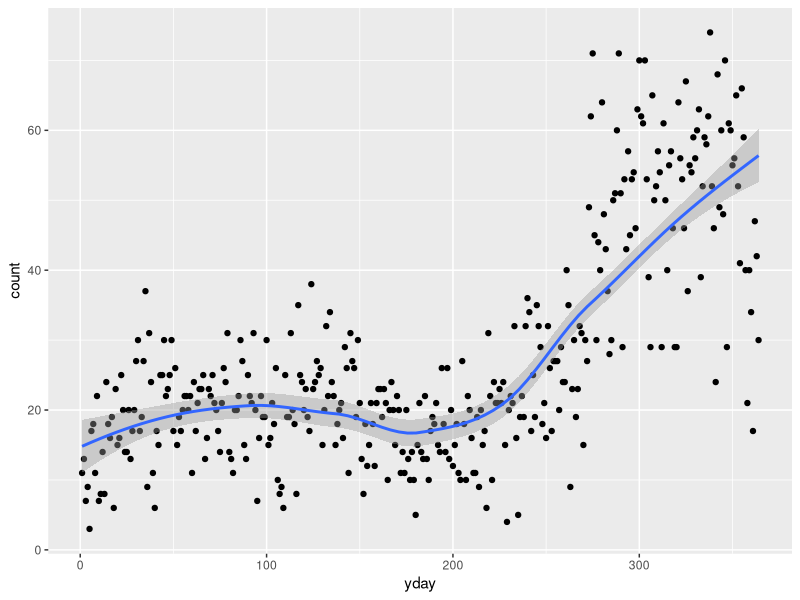
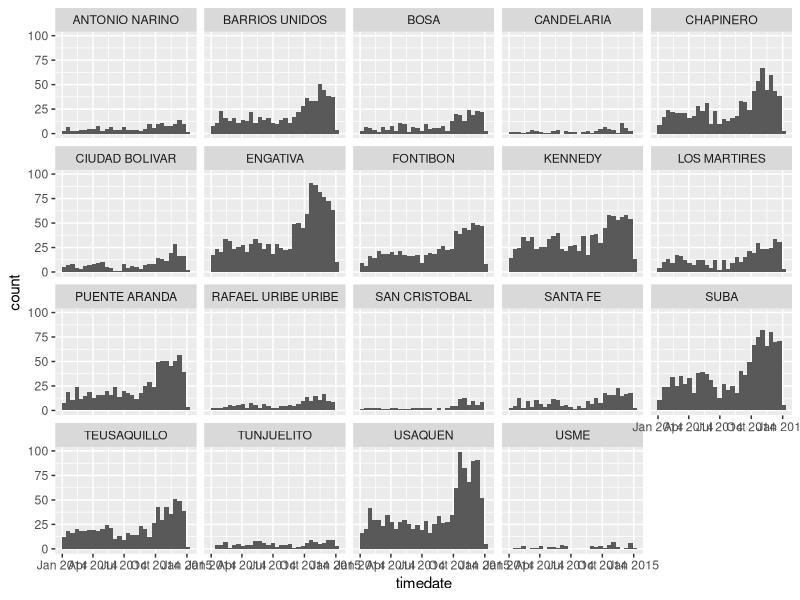
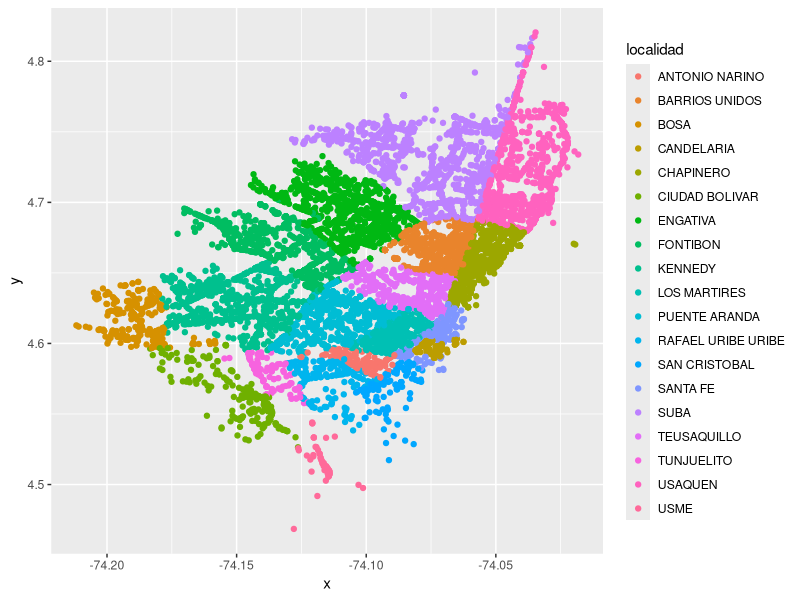
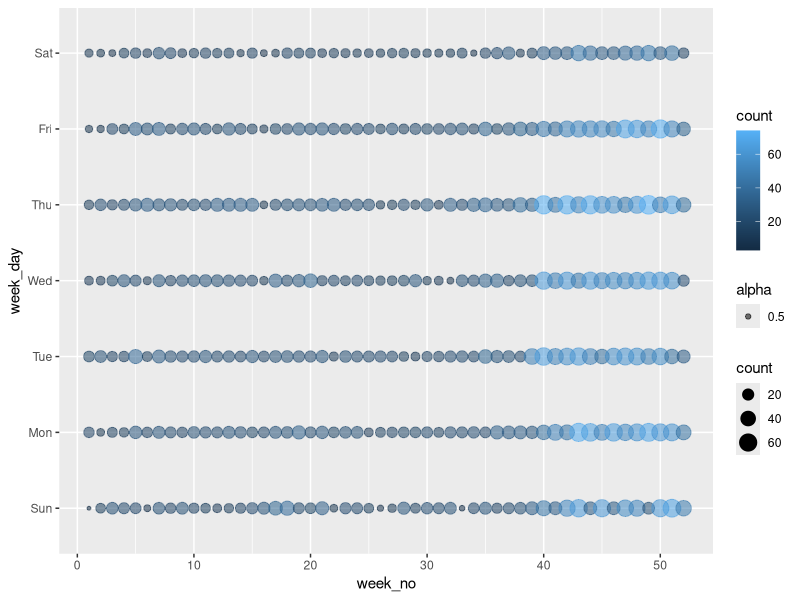
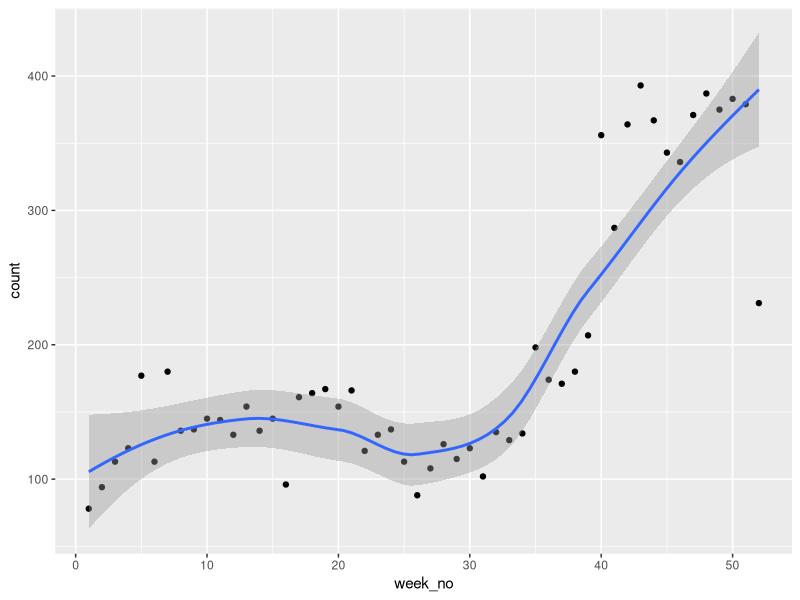
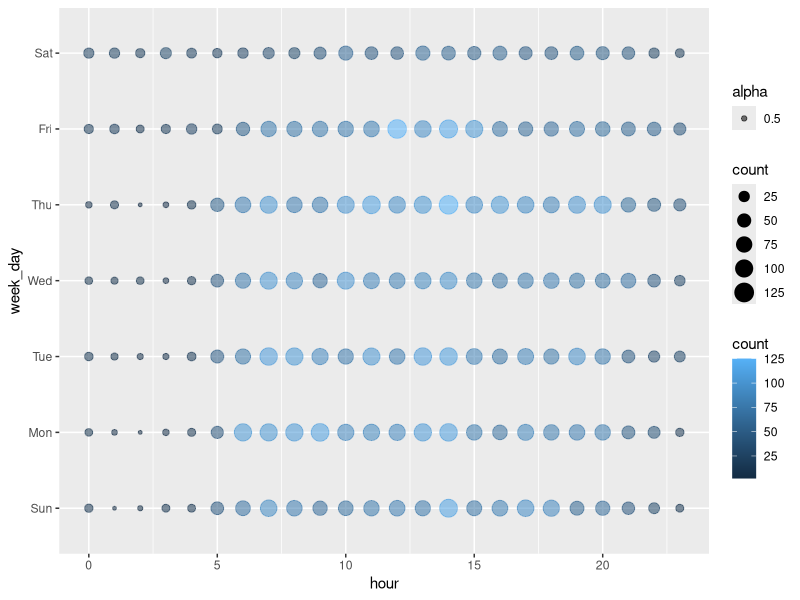
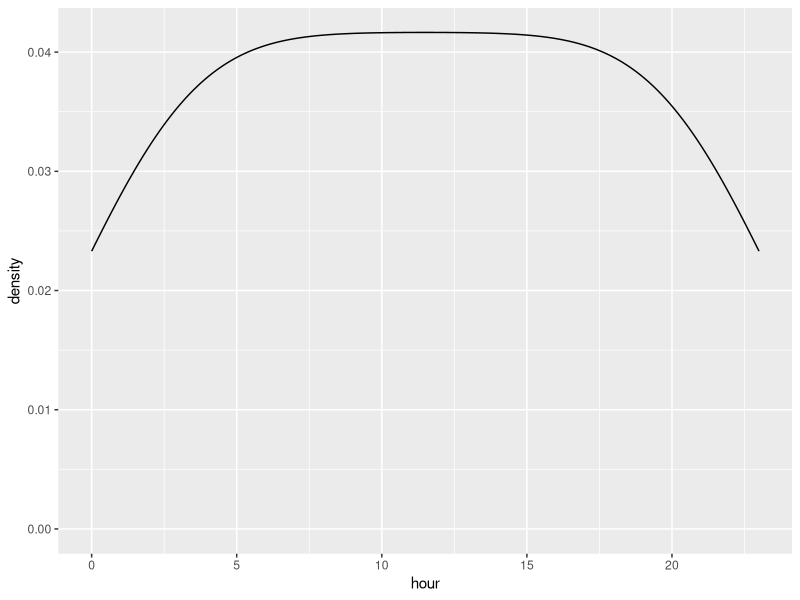
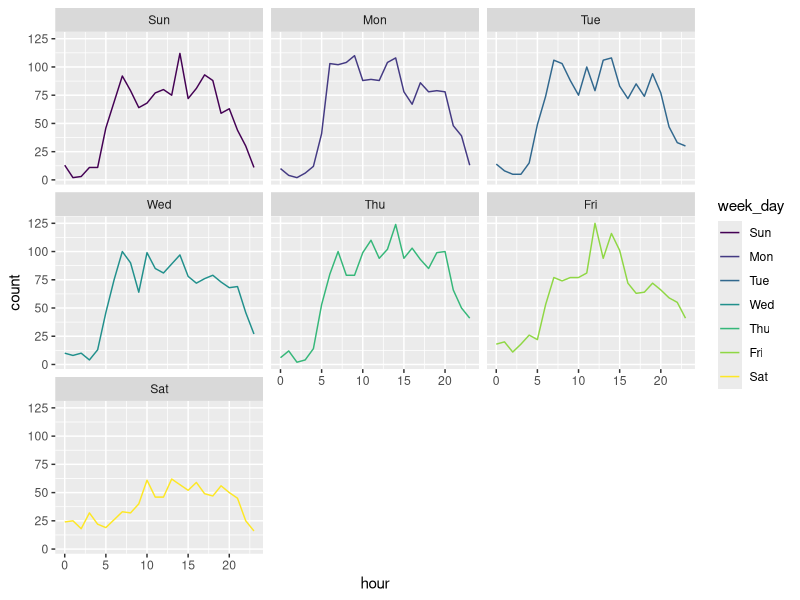

Recreate these plots in R, in order.
## ---- chunk 1
library(tidyverse)
library(lubridate)
## ---- chunk 2
accidents_raw <- read_csv("data/Car_Accidents_2014_Bogota.csv")
accidents_raw

# Odd to have exactly 10000 rows, if the dataset is supposed to be complete
## ---- chunk 3
# The data is for one year (2014). If we want to filter by month (etc), need a `month` variable first. Choose to use **lubridate** (because we have `timedate`). Could instead `separate()` the `fecha_ocurrencia` (and) and `hora_occurencia` (time) fields into components, but there are 9 rows where `hora_occurencia` says "1899-12-30" (instead of 00:00:00, that `timedate` says), and we'd have to filter/edit those

accidents <- accidents_raw %>%
    filter(year(timedate) == 2014)            # 18 rows from 2013 filtered out

accidents                                     # (9982 rows x 13 cols)
## ---- chunk 4
# Just to get a sense of what's going on

accidents %>% count(the_geom)            # 6924 rows (not unique, some accidents at same x&y)
accidents %>% count(the_geom) %>% count(n)  # 21 rows (1 to 22, without 18)
accidents %>% count(cartodb_id)          # 9982 rows (unique)
accidents %>% count(codigo_accidente)    # 9982 rows (unique). Seem to be 5e+05 or 4e+06
accidents %>% count(month(timedate))     # 12 rows. `n` is 485-1584. Higher in Oct/Nov/Dec
accidents %>% count(hour(timedate))      # 24 rows. `n` is 51-722 (2am, 2pm)
accidents %>% count(gravedad)            # 3 rows. "CON HERIDOS", "CON MUERTOS", "SOLO DANOS"
accidents %>% count(objectid)            # 9982 rows (unique)
accidents %>% count(localidad)           # 19 rows. `n` is 52-1177
accidents %>% count(municipio)           # 1 row ("BOGOTA"). `n` is 9982 --> IGNORE
accidents %>% count(clase)               # 7 rows. `n` is 1 ("INCENDIO") to 8502 ("CHOQUE")
## ---- chunk 5
accidents <- accidents %>%
  mutate(week_no = week(timedate), week_day = wday(timedate, label = TRUE))

#1
accidents %>%
  group_by(yday = yday(timedate)) %>%
  summarise(count = n()) %>%
  ggplot(aes(yday, count)) +                           # 'day of the year' (0:1Jan to 365:31Dec)
  geom_point() +
  geom_smooth()

#2
ggplot(accidents, aes(timedate)) +
  geom_histogram() +
  facet_wrap(~ localidad)

#3
ggplot(accidents, aes(x, y, colour = localidad)) +     # rough map of the 'localidads'
  geom_point()
## ---- chunk 6
# Weeks (`week_no`)

accidents %>%
  group_by(week_no, week_day) %>%
  summarise(count = n()) %>%
  ggplot(aes(week_no, week_day)) +
  geom_point(aes(colour = count, size = count, alpha = 0.5))

accidents %>%
  group_by(week_no) %>%
  summarise(count = n()) %>%
  ggplot(aes(week_no, count)) +
  geom_point() +
  geom_smooth()
## ---- chunk 7
# Hours

#1
accidents %>%
  group_by(week_day, hour = hour(timedate)) %>%
  summarise(count = n()) %>%
  ggplot(aes(hour, week_day)) +
  geom_point(aes(colour = count, size = count, alpha = 0.5))

#2
accidents %>%
  group_by(hour = hour(timedate)) %>%
  summarise(count = n()) %>%
  ggplot(aes(hour)) +
  geom_density()                             

# accidents %>%
#   group_by(hour = hour(timedate)) %>%
#   summarise(count = n()) %>%
#   ggplot(aes(hour)) +
#   geom_density(aes(colour = week_day)) +            # "object 'week_day' not found" ?
#   facet_wrap(~ week_day) # "Error in combine_vars(data, params$plot_env, vars, drop = params$drop) : At least one layer must contain all variables used for facetting" ?"

#3
accidents %>%
  group_by(week_day, hour = hour(timedate)) %>%
  summarise(count = n()) %>%
  ggplot(aes(hour, count)) +
  geom_line(aes(colour = week_day)) +
  facet_wrap(~ week_day)
## ---- chunk 8
# Localidads

accidents4 <- accidents %>%
  group_by(month = month(timedate), week_day, hour = hour(timedate), localidad) %>%
  summarise(count = n())

#1
ggplot(accidents4, aes(hour)) +
  geom_density() +
  facet_wrap(~ localidad)

#2
ggplot(accidents4, aes(hour)) +
  geom_density(aes(colour = week_day)) +
  facet_wrap(~ localidad)

#3
ggplot(accidents4, aes(hour)) +
  geom_density() +
  facet_wrap(~ month)

#4
ggplot(accidents4, aes(hour)) +
  geom_density() +
  facet_grid(localidad ~ month)

#5
accidents4 %>%
  filter(localidad == "ENGATIVA") %>%
  ggplot(aes(hour)) +
  geom_density() +
  facet_wrap(~ month)

#6
accidents4 %>%
  filter(localidad == "ENGATIVA") %>%
  ggplot(aes(hour)) +
  geom_density(aes(fill = month)) +
  facet_grid(month ~ .)
## ---- chunk 9

